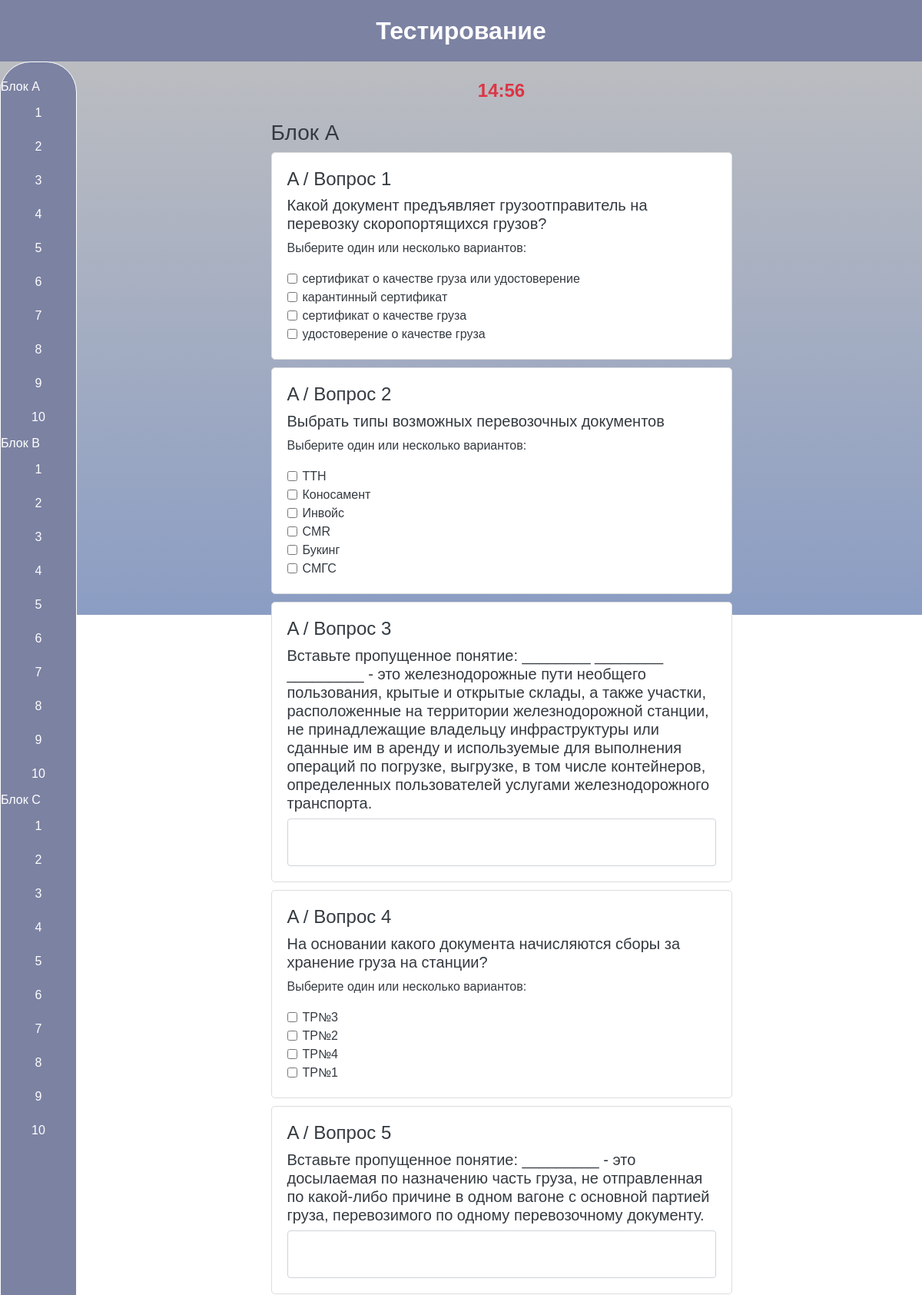
Page /account/home/quiz/ (upper part) on the committed database.
### backend/home/models.py (models this page shows, shortened)
class BaseModel(models.Model):
    uid = models.UUIDField(primary_key=True, default=uuid.uuid4, editable=True, verbose_name="UUID")
    created_at = models.DateField(auto_now_add=True, verbose_name="Дата создания")
    updated_at = models.DateField(auto_now=True, verbose_name="Дата обновления")
    class Meta:
        abstract = True

class Question(BaseModel):
    QUESTION_TYPE_CHOICES = [
        ('MCQ', 'Multiple Choice Question'),
    ]
    gfg = models.ForeignKey(Types, related_name='questions', on_delete=models.CASCADE, verbose_name="Тип")
    question = models.CharField(max_length=250, verbose_name="Вопрос")
    marks = models.IntegerField(default=5, verbose_name="Баллы")
    question_type = models.CharField(max_length=3, choices=QUESTION_TYPE_CHOICES, default='MCQ', verbose_name="Тип вопроса")
    image = models.ImageField(upload_to='question_images/', null=True, blank=True, verbose_name="Изображение")
    difficulty = models.CharField(max_length=6, choices=QuestionDifficulty.choices, default=QuestionDifficulty.EASY, verbose_name="Сложность")
    def get_answers(self):
        if self.question_type == 'MCQ':
            answer_objs = list(Answer.objects.filter(question=self))
            data = []
            random.shuffle(answer_objs)
            for answer_obj in answer_objs:
                data.append({
                    'answer': answer_obj.answer,
                    'is_correct': answer_obj.is_correct
                })
            return data
        else:
            return []
    class Meta:
        verbose_name = "Вопрос"
        verbose_name_plural = "Вопросы"

class ExtendedQuestion(BaseModel):
    gfg = models.ForeignKey(Types, related_name='extended_questions', on_delete=models.CASCADE, verbose_name="Тип")
    text = models.TextField(verbose_name="Текст вопроса")
    marks = models.IntegerField(default=5, verbose_name="Баллы")
    image = models.ImageField(upload_to='extended_question_images/', null=True, blank=True, verbose_name="Изображение")
    difficulty = models.CharField(max_length=6, choices=QuestionDifficulty.choices, default=QuestionDifficulty.EASY, verbose_name="Сложность")
    class Meta:
        verbose_name = "Вопрос с развернутым ответом"
        verbose_name_plural = "Вопросы с развернутым ответом"

class Answer(BaseModel):
    question = models.ForeignKey(Question, related_name='answers', on_delete=models.CASCADE, verbose_name="Вопрос")
    answer = models.CharField(max_length=200, verbose_name="Ответ")
    is_correct = models.BooleanField(default=False, verbose_name="Правильный ответ")
    class Meta:
        verbose_name = "Ответ"
        verbose_name_plural = "Ответы"

### backend/home/views.py (the view)
# urls.py: path('quiz/', views.quiz, name='quiz'),
def quiz(request):
    if request.method == 'POST':
        timer_expired = request.POST.get('timerExpired', 'false') == 'true'
        return render(request, 'result.html', {'timer_expired': timer_expired})
    else:
        num_questions = 30
        num_hard = 8
        num_medium = (num_questions - num_hard) // 2
        num_easy = num_questions - num_hard - num_medium
        block_size = 10  # Размер блока можно изменить по необходимости
        start_time = timezone.now()
        request.session['start_time'] = start_time.isoformat()
        easy_questions = list(Question.objects.filter(difficulty='easy'))
        medium_questions = list(Question.objects.filter(difficulty='medium'))
        hard_questions = list(Question.objects.filter(difficulty='hard'))
        easy_extended_questions = list(ExtendedQuestion.objects.filter(difficulty='easy'))
        medium_extended_questions = list(ExtendedQuestion.objects.filter(difficulty='medium'))
        hard_extended_questions = list(ExtendedQuestion.objects.filter(difficulty='hard'))
        for question in easy_extended_questions + medium_extended_questions + hard_extended_questions:
            question.question_type = 'extended'
        combined_easy_questions = easy_questions + easy_extended_questions
        combined_medium_questions = medium_questions + medium_extended_questions
        combined_hard_questions = hard_questions + hard_extended_questions
        random.shuffle(combined_easy_questions)
        random.shuffle(combined_medium_questions)
        random.shuffle(combined_hard_questions)
        selected_easy_questions = combined_easy_questions[:num_easy]
        selected_medium_questions = combined_medium_questions[:num_medium]
        selected_hard_questions = combined_hard_questions[:num_hard]
        selected_questions = selected_easy_questions + selected_medium_questions + selected_hard_questions
        random.shuffle(selected_questions)
        question_blocks = []
        current_block = []
        for index, question in enumerate(selected_questions, start=1):
            current_block.append(question)
            if len(current_block) == block_size:
                block_label = chr(65 + len(question_blocks))  # Генерация метки блока (A, B, C, ...)
                question_blocks.append((block_label, current_block))
                current_block = []
        if current_block:
            block_label = chr(65 + len(question_blocks))
            question_blocks.append((block_label, current_block))
        return render(request, 'test/quiz.html', {'question_blocks': question_blocks})

### frontend/templates/test/quiz.html (shortened to what this page needs)
{% load static %}
<!DOCTYPE html>
<html lang="ru">
    <head>
        <link
            rel="stylesheet"
            href="https://cdn.jsdelivr.net/npm/bootstrap@4.3.1/dist/css/bootstrap.min.css"
        />
        <link
            rel="stylesheet"
            type="text/css"
            href="{% static 'main/css/quiz.css' %}"
        />
    </head>
    <body>
        <div class="header">
            <div class="test-label">Тестирование</div>
        </div>
        <div class="sidebar">
            {% for block_label, block in question_blocks %}
                <div class="block-label">Блок {{ block_label }}</div>
                {% for question in block %}
                    <a href="#question{{ question.uid }}">{{ forloop.counter }}</a>
                {% endfor %}
            {% endfor %}
        </div>
        <div class="container content">
            <div id="countdown">00:15</div>
            <form action="{% url 'result' %}" method="post" id="test-form">
                {% for block_label, block in question_blocks %}
                    <div class="block">
                        <h3>Блок {{ block_label }}</h3>
                        {% for question in block %}
                            <div class="question-block" id="question{{ question.uid }}">
                                <h4>{{ block_label }} / Вопрос {{ forloop.counter }}</h4>
                                {% if question.question_type == 'extended' %}
                                    <h5>{{ question.text }}</h5>
                                    <textarea class="form-control" name="{{ question.uid }}"></textarea>
                                {% else %}
                                    <h5>{{ question.question }}</h5>
                                    {% if question.question_type == 'MCQ' %}
                                        <p>Выберите один или несколько вариантов:</p>
                                        {% for answer in question.get_answers %}
                                            <div class="form-check">
                                                <input class="form-check-input" type="checkbox" name="{{ question.uid }}" value="{{ answer.answer }}" />
                                                <label class="form-check-label">{{ answer.answer }}</label>
                                            </div>
                                        {% endfor %}
                                    {% else %}
                                        <textarea class="form-control" name="{{ question.uid }}" readonly></textarea>
                                    {% endif %}
                                {% endif %}
                            </div>
                        {% endfor %}
                    </div>
                {% endfor %}
            </form>
        </div>
    </body>
</html>

### frontend/static/main/css/quiz.css (style rules this page uses)
body { background: linear-gradient(to bottom, #c0c0c0, #8b9dc3); color: #343a40; display: flex; flex-direction: column; align-items: center; justify-content: space-between; min-height: 100vh; margin: 0; position: relative; background-size: 100% auto; background-repeat: no-repeat; font-family: Arial, sans-serif; }
.container { margin-top: 20px; display: flex; flex-direction: column; align-items: center; justify-content: center; width: 100%; }
.header { background-color: #7c82a2; width: 100%; height: 80px; padding: 10px 20px; display: flex; justify-content: space-between; align-items: center; color: white; position: fixed; top: 0; left: 0; z-index: 1000; padding-left: 220px; }
.header .test-label { position: absolute; top: 50%; left: 50%; transform: translate(-50%, -50%); font-size: 2em; font-weight: bold; }
.question-block { background-color: #fff; padding: 20px; margin-bottom: 10px; border-radius: 5px; border: 1px solid #ddd; max-width: 600px; width: 100%; }
.question-block textarea { resize: none; }
#timer, #countdown { font-size: 1.5em; font-weight: bold; text-align: center; margin-bottom: 20px; }
#countdown { color: #dc3545; }
.sidebar { position: fixed; top: 80px; bottom: 80px; left: 0; width: 100px; background-color: #7c82a2; padding-top: 20px; border-right: 1px solid #ddd; overflow-y: auto; border-radius: 40px; color: white; border: 1px solid white; }
.sidebar a { display: block; padding: 10px; text-align: center; color: white; text-decoration: none; }
.content { display: flex; flex-direction: column; align-items: center; margin-top: 100px; width: 100%; padding-bottom: 160px; padding-left: 120px; }

### rows in the picture
Question: block_label "A", question "Какой документ предъявляет грузоотправитель на перевозку скоропортящихся грузов?"
Question: block_label "A", question "Выбрать типы возможных перевозочных документов"
ExtendedQuestion: block_label "A", text "Вставьте пропущенное понятие: ________ ________ _________ - это железнодорожные пути необщего пользования, крытые и открытые склады, а также участки, расположенные на территории железнодорожной станции, не принадлежащие владельцу инфраструктуры или сданные им в аренду и используемые для выполнения операций по погрузке, выгрузке, в том числе контейнеров, определенных пользователей услугами железнодорожного транспорта."
Question: block_label "A", question "На основании какого документа начисляются сборы за хранение груза на станции?"
ExtendedQuestion: block_label "A", text "Вставьте пропущенное понятие: _________ - это досылаемая по назначению часть груза, не отправленная по какой-либо причине в одном вагоне с основной партией груза, перевозимого по одному перевозочному документу."
Question: block_label "B"
Question: block_label "C"
Answer: answer "сертификат о качестве груза или удостоверение"
Answer: answer "карантинный сертификат"
Answer: answer "сертификат о качестве груза"
Answer: answer "удостоверение о качестве груза"
Answer: answer "ТТН"
Answer: answer "Коносамент"
Answer: answer "Инвойс"
Answer: answer "CMR"
Answer: answer "Букинг"
Answer: answer "СМГС"
Answer: answer "ТР№3"
Answer: answer "ТР№2"
Answer: answer "ТР№4"
Answer: answer "ТР№1"
